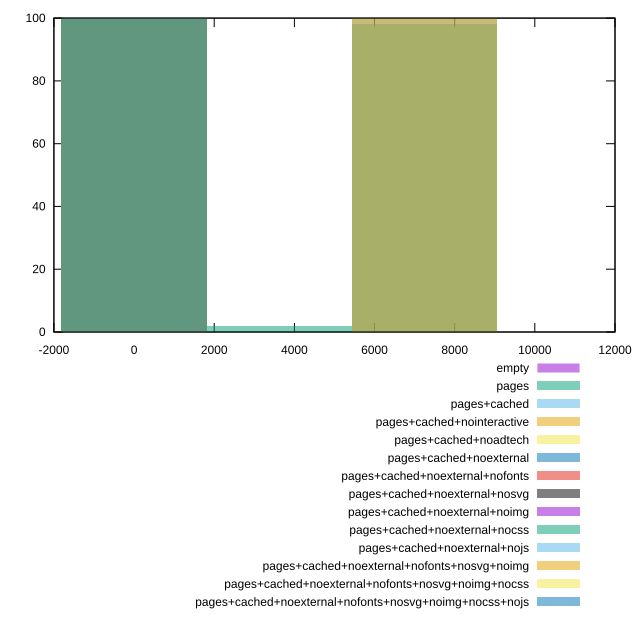

The gnuplot source for this figure:
reset
set terminal svg size 640, 620 enhanced background rgb 'white'
set output "reprap/uses-text-compression/comparison/histogram/all_raw.svg"

$empty <<EOF
0 100
EOF

$pages <<EOF
3619.757744682215 2
7239.51548936443 98
EOF

$pagesCached <<EOF
7239.51548936443 100
EOF

$pagesCachedNointeractive <<EOF
7239.51548936443 100
EOF

$pagesCachedNoadtech <<EOF
0 100
EOF

$pagesCachedNoexternal <<EOF
0 100
EOF

$pagesCachedNoexternalNofonts <<EOF
0 100
EOF

$pagesCachedNoexternalNosvg <<EOF
0 100
EOF

$pagesCachedNoexternalNoimg <<EOF
0 100
EOF

$pagesCachedNoexternalNocss <<EOF
0 100
EOF

$pagesCachedNoexternalNojs <<EOF
0 100
EOF

$pagesCachedNoexternalNofontsNosvgNoimg <<EOF
0 100
EOF

$pagesCachedNoexternalNofontsNosvgNoimgNocss <<EOF
0 100
EOF

$pagesCachedNoexternalNofontsNosvgNoimgNocssNojs <<EOF
0 100
EOF

set key outside below
set boxwidth 3619.757744682215
set yrange [0:100]
set style fill transparent solid 0.5 noborder

plot \
  $empty title "empty" with boxes, \
  $pages title "pages" with boxes, \
  $pagesCached title "pages+cached" with boxes, \
  $pagesCachedNointeractive title "pages+cached+nointeractive" with boxes, \
  $pagesCachedNoadtech title "pages+cached+noadtech" with boxes, \
  $pagesCachedNoexternal title "pages+cached+noexternal" with boxes, \
  $pagesCachedNoexternalNofonts title "pages+cached+noexternal+nofonts" with boxes, \
  $pagesCachedNoexternalNosvg title "pages+cached+noexternal+nosvg" with boxes, \
  $pagesCachedNoexternalNoimg title "pages+cached+noexternal+noimg" with boxes, \
  $pagesCachedNoexternalNocss title "pages+cached+noexternal+nocss" with boxes, \
  $pagesCachedNoexternalNojs title "pages+cached+noexternal+nojs" with boxes, \
  $pagesCachedNoexternalNofontsNosvgNoimg title "pages+cached+noexternal+nofonts+nosvg+noimg" with boxes, \
  $pagesCachedNoexternalNofontsNosvgNoimgNocss title "pages+cached+noexternal+nofonts+nosvg+noimg+nocss" with boxes, \
  $pagesCachedNoexternalNofontsNosvgNoimgNocssNojs title "pages+cached+noexternal+nofonts+nosvg+noimg+nocss+nojs" with boxes, \


reset
